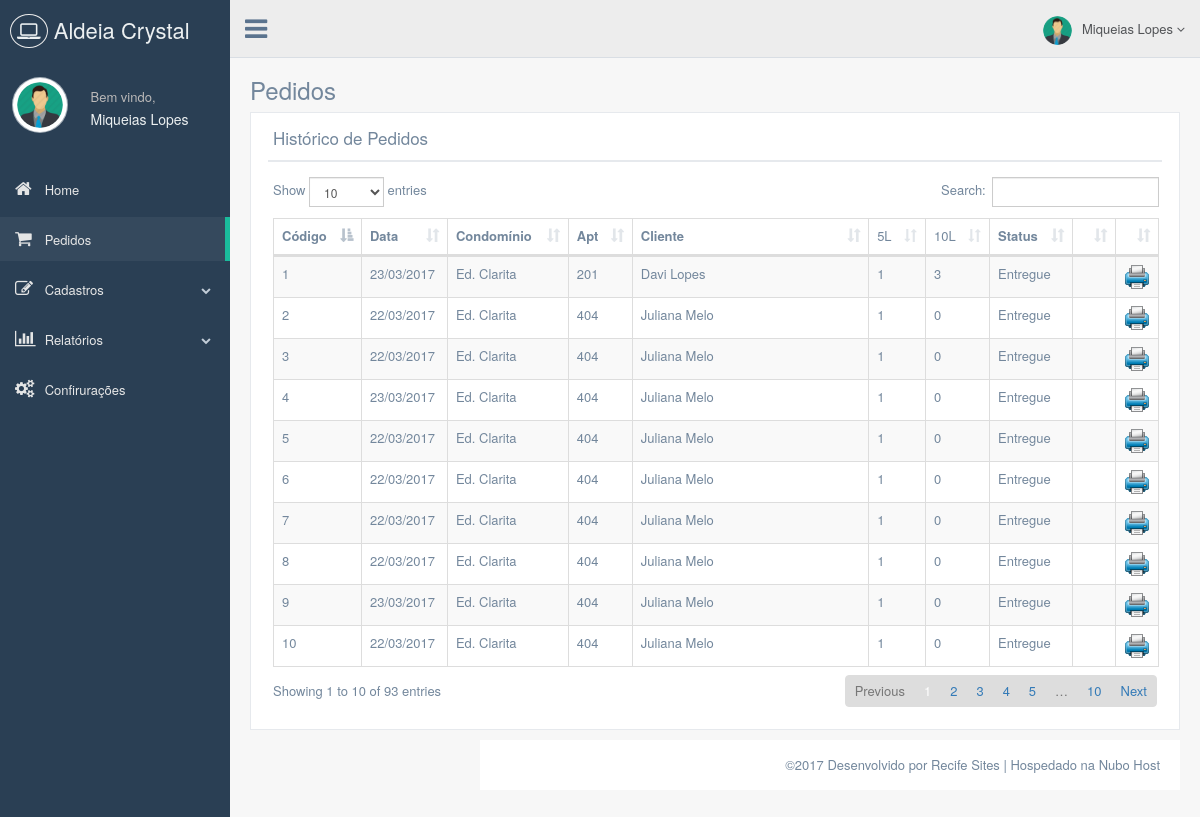
The page /production/pedidos.php (signed in) on the database its author committed.
### tables this page shows
CREATE TABLE `pedido` (
  `id_pedido` int(11) NOT NULL,
  `id_usuario_app` int(11) NOT NULL,
  `qtd_5l` int(11) NOT NULL,
  `qtd_10l` int(11) NOT NULL,
  `troco` double NOT NULL,
  `data_hora` datetime NOT NULL,
  `status` varchar(1) NOT NULL DEFAULT 'A'
);

CREATE TABLE `condominio` (
  `id_condominio` int(11) NOT NULL,
  `nome` varchar(255) NOT NULL,
  `rua` varchar(255) NOT NULL,
  `numero` varchar(255) NOT NULL,
  `bairro` varchar(255) NOT NULL,
  `cidade` varchar(255) NOT NULL,
  `uf` varchar(255) NOT NULL,
  `cep` varchar(255) NOT NULL,
  `referencia` varchar(255) NOT NULL,
  `nome_sindico` varchar(255) NOT NULL,
  `telefone` varchar(20) NOT NULL,
  `status` varchar(1) NOT NULL DEFAULT 'A',
  `id_entregador` int(11) NOT NULL
);

CREATE TABLE `usuario_app` (
  `id_usuario_app` int(11) NOT NULL,
  `nome` varchar(255) NOT NULL,
  `telefone_fixo` varchar(255) NOT NULL,
  `telefone_celular` varchar(255) NOT NULL,
  `apt` varchar(255) NOT NULL,
  `codigo_acesso` text NOT NULL,
  `status` varchar(1) NOT NULL DEFAULT 'A',
  `condominio_id` int(11) NOT NULL
);

### production/pedidos.php (the view, shortened to what this page needs)
<?php
include 'php/connection.php';
?>
<!DOCTYPE html>
<html lang="pt-BR">
  <head>
    <link href="../vendors/bootstrap/dist/css/bootstrap.min.css" rel="stylesheet">
    <link href="../vendors/font-awesome/css/font-awesome.min.css" rel="stylesheet">
    <link href="../vendors/nprogress/nprogress.css" rel="stylesheet">
    <link href="../vendors/datatables.net-bs/css/dataTables.bootstrap.min.css" rel="stylesheet">
    <link href="../vendors/datatables.net-buttons-bs/css/buttons.bootstrap.min.css" rel="stylesheet">
    <link href="../vendors/datatables.net-fixedheader-bs/css/fixedHeader.bootstrap.min.css" rel="stylesheet">
    <link href="../vendors/datatables.net-responsive-bs/css/responsive.bootstrap.min.css" rel="stylesheet">
    <link href="../vendors/datatables.net-scroller-bs/css/scroller.bootstrap.min.css" rel="stylesheet">
    <link href="../build/css/custom.min.css" rel="stylesheet">
  </head>
  <body class="nav-md">
    <div class="container body">
      <div class="main_container">
        <div class="col-md-3 left_col">
          <div class="left_col scroll-view">
            <div class="navbar nav_title" style="border: 0;">
              <a href="index.php" class="site_title"><i class="fa fa-laptop"></i> <span>Aldeia Crystal</span></a>
            </div>
            <?php
              include 'php/inc/menu_profile.php';
            ?>
            <br />
            <?php
              include 'php/inc/side.php';
            ?>
          </div>
        </div>
        <?php
          include 'php/inc/top.php';
        ?>
        <div class="right_col" role="main">
          <div class="">
            <div class="page-title">
              <div class="title_left">
                <h3>Pedidos</h3>
              </div>
            </div>
            <div class="clearfix"></div>
            <div class="row">
              <div class="col-md-12 col-sm-12 col-xs-12">
                <div class="x_panel">
                  <div class="x_title">
                    <h2>Histórico de Pedidos</h2>
                    <div class="clearfix"></div>
                  </div>
                  <div class="x_content">
                    <table id="datatable" class="table table-striped table-bordered">
                      <thead>
                        <tr>
                          <th>Código</th>
                          <th>Data</th>
                          <th>Condomínio</th>
                          <th>Apt</th>
                          <th>Cliente</th>
                          <td>5L</td>
                          <td>10L</td>
                          <th>Status</th>
                          <th></th>
                          <th></th>
                        </tr>
                      </thead>
                      <tbody>
                        <?php
                          $sql = "SELECT pedido.id_pedido, pedido.id_usuario_app, pedido.qtd_5l, pedido.qtd_10l, pedido.troco, DATE_FORMAT(pedido.data_hora, '%d/%m/%Y') as data_hora, pedido.status, condominio.nome as nome_condominio, usuario_app.nome as nome_cliente, usuario_app.apt
                                  FROM pedido, condominio, usuario_app
                                  WHERE usuario_app.condominio_id = condominio.id_condominio
                                  AND usuario_app.id_usuario_app = pedido.id_usuario_app
                                  ORDER BY pedido.id_pedido DESC";
                          $result = mysqli_query($mysqli, $sql);
                          $i = 0;
                          while ($row = mysqli_fetch_array($result, MYSQLI_BOTH)) {
                            if ($i % 2 == 0) {
                              $class = "even pointe";
                            } else {
                              $class = "odd pointe";
                            }
                            if ($row["status"] == "E") {
                              $status = "Entregue";
                              $link = "";
                            } else {
                              $status = "Aberto";
                              $link = '<a href="php/facade.php?a=pedido_entregue&id='.$row["id_pedido"].'"><center><img src="images/icon_ok.gif"></center></a>';
                            }
                            echo '<tr '.$class.'>
                              <td>'.$row["id_pedido"].'</td>
                              <td>'.$row["data_hora"].'</td>
                              <td>'.$row["nome_condominio"].'</td>
                              <td>'.$row["apt"].'</td>
                              <td>'.$row["nome_cliente"].'</td>
                              <td>'.$row["qtd_5l"].'</td>
                              <td>'.$row["qtd_10l"].'</td>
                              <td>'.$status.'</td>
                              <td class=" last">'.$link.'</td>
                              <td class=" last"><a href="print_pedido.php?id='.$row["id_pedido"].'" target="_blank"><center><img src="images/icon_print.png"></a></center></td>
                            </tr>';
                          }
                        ?>
                      </tbody>
                    </table>
                  </div>
                </div>
              </div>
        </div>
        <?php
          include 'php/inc/footer.php';
        ?>
      </div>
    </div>
  </body>
</html>

### production/php/inc/menu_profile.php (shortened to what this page needs)
<div class="profile clearfix">
	<div class="profile_pic">
		<img src="images/img.png" alt="..." class="img-circle profile_img">
	</div>
	<div class="profile_info">
		<span>Bem vindo,</span>
		<h2><?php echo utf8_encode($_SESSION["nome"]);?></h2>
	</div>
</div>

### production/php/inc/side.php (shortened to what this page needs)
<div id="sidebar-menu" class="main_menu_side hidden-print main_menu">
              <div class="menu_section">
                <ul class="nav side-menu">
                <li><a href="index.php"><i class="fa fa-home"></i> Home </span></a></li>
                <li><a href="pedidos.php"><i class="fa fa-shopping-cart"></i> Pedidos </a></li>
                <li><a><i class="fa fa-pencil-square-o"></i> Cadastros <span class="fa fa-chevron-down"></span></a>
                </li>
                <li><a><i class="fa fa-bar-chart"></i> Relatórios <span class="fa fa-chevron-down"></span></a>
                </li>
                <li><a href="configuracoes.php"><i class="fa fa-gears"></i> Confirurações </a></li>
              </div>
            </div>

### production/php/inc/top.php (shortened to what this page needs)
<div class="top_nav">
  <div class="nav_menu">
    <nav>
      <div class="nav toggle">
        <a id="menu_toggle"><i class="fa fa-bars"></i></a>
      </div>
      <ul class="nav navbar-nav navbar-right">
        <li class="">
          <a href="javascript:;" class="user-profile dropdown-toggle" data-toggle="dropdown" aria-expanded="false">
            <img src="images/img.png" alt=""><?php echo utf8_encode($_SESSION["nome"]);?>
            <span class=" fa fa-angle-down"></span>
          </a>
        </li>
      </ul>
    </nav>
  </div>
</div>

### production/php/inc/footer.php
<footer>
          <div class="pull-right">
            ©2017 Desenvolvido por Recife Sites | Hospedado na Nubo Host
          </div>
          <div class="clearfix"></div>
        </footer>

### rows shown on the page
pedido: id_pedido "10", data_hora "22/03/2017", condominio.nome "Ed. Clarita", id_usuario_app.apt "404", id_usuario_app.nome "Juliana Melo", qtd_5l "1", qtd_10l "0", status "Entregue"
pedido: id_pedido "9", data_hora "23/03/2017", condominio.nome "Ed. Clarita", id_usuario_app.apt "404", id_usuario_app.nome "Juliana Melo", qtd_5l "1", qtd_10l "0", status "Entregue"
pedido: id_pedido "8", data_hora "22/03/2017", condominio.nome "Ed. Clarita", id_usuario_app.apt "404", id_usuario_app.nome "Juliana Melo", qtd_5l "1", qtd_10l "0", status "Entregue"
pedido: id_pedido "7", data_hora "22/03/2017", condominio.nome "Ed. Clarita", id_usuario_app.apt "404", id_usuario_app.nome "Juliana Melo", qtd_5l "1", qtd_10l "0", status "Entregue"
pedido: id_pedido "6", data_hora "22/03/2017", condominio.nome "Ed. Clarita", id_usuario_app.apt "404", id_usuario_app.nome "Juliana Melo", qtd_5l "1", qtd_10l "0", status "Entregue"
pedido: id_pedido "5", data_hora "22/03/2017", condominio.nome "Ed. Clarita", id_usuario_app.apt "404", id_usuario_app.nome "Juliana Melo", qtd_5l "1", qtd_10l "0", status "Entregue"
pedido: id_pedido "4", data_hora "23/03/2017", condominio.nome "Ed. Clarita", id_usuario_app.apt "404", id_usuario_app.nome "Juliana Melo", qtd_5l "1", qtd_10l "0", status "Entregue"
pedido: id_pedido "3", data_hora "22/03/2017", condominio.nome "Ed. Clarita", id_usuario_app.apt "404", id_usuario_app.nome "Juliana Melo", qtd_5l "1", qtd_10l "0", status "Entregue"
pedido: id_pedido "2", data_hora "22/03/2017", condominio.nome "Ed. Clarita", id_usuario_app.apt "404", id_usuario_app.nome "Juliana Melo", qtd_5l "1", qtd_10l "0", status "Entregue"
pedido: id_pedido "1", data_hora "23/03/2017", condominio.nome "Ed. Clarita", id_usuario_app.apt "201", id_usuario_app.nome "Davi Lopes", qtd_5l "1", qtd_10l "3", status "Entregue"

### other values the page prints
utf8_encode($_SESSION["nome"]) "Miqueias Lopes"
